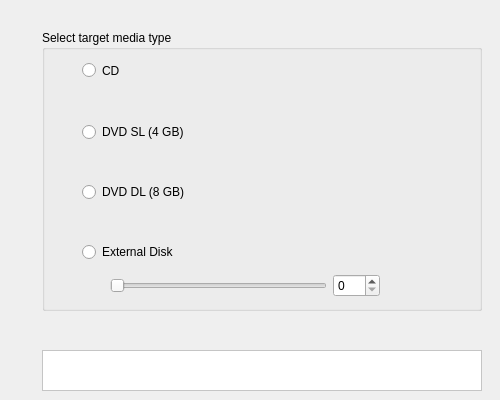
<ui version="4.0" >
 <class>widgetMedia</class>
 <widget class="QWidget" name="widgetMedia" >
  <property name="geometry" >
   <rect>
    <x>0</x>
    <y>0</y>
    <width>500</width>
    <height>400</height>
   </rect>
  </property>
  <property name="windowTitle" >
   <string>Select Media Type</string>
  </property>
  <widget class="QGroupBox" name="groupBox" >
   <property name="geometry" >
    <rect>
     <x>42</x>
     <y>30</y>
     <width>440</width>
     <height>281</height>
    </rect>
   </property>
   <property name="title" >
    <string>Select target media type</string>
   </property>
   <widget class="QRadioButton" name="radioCD" >
    <property name="geometry" >
     <rect>
      <x>40</x>
      <y>30</y>
      <width>251</width>
      <height>21</height>
     </rect>
    </property>
    <property name="text" >
     <string>CD</string>
    </property>
   </widget>
   <widget class="QRadioButton" name="radioSL" >
    <property name="geometry" >
     <rect>
      <x>40</x>
      <y>90</y>
      <width>251</width>
      <height>24</height>
     </rect>
    </property>
    <property name="text" >
     <string>DVD SL (4 GB)</string>
    </property>
   </widget>
   <widget class="QRadioButton" name="radioExternal" >
    <property name="geometry" >
     <rect>
      <x>40</x>
      <y>210</y>
      <width>251</width>
      <height>24</height>
     </rect>
    </property>
    <property name="text" >
     <string>External Disk</string>
    </property>
   </widget>
   <widget class="QRadioButton" name="radioDL" >
    <property name="geometry" >
     <rect>
      <x>40</x>
      <y>150</y>
      <width>251</width>
      <height>24</height>
     </rect>
    </property>
    <property name="text" >
     <string>DVD DL (8 GB)</string>
    </property>
   </widget>
   <widget class="QWidget" name="layoutWidget" >
    <property name="geometry" >
     <rect>
      <x>68</x>
      <y>240</y>
      <width>270</width>
      <height>32</height>
     </rect>
    </property>
    <layout class="QHBoxLayout" name="horizontalLayout" >
     <item>
      <widget class="QSlider" name="sliderSize" >
       <property name="maximum" >
        <number>500</number>
       </property>
       <property name="pageStep" >
        <number>10</number>
       </property>
       <property name="orientation" >
        <enum>Qt::Horizontal</enum>
       </property>
      </widget>
     </item>
     <item>
      <widget class="QSpinBox" name="spinSize" >
       <property name="readOnly" >
        <bool>false</bool>
       </property>
       <property name="maximum" >
        <number>500</number>
       </property>
       <property name="singleStep" >
        <number>10</number>
       </property>
      </widget>
     </item>
    </layout>
   </widget>
  </widget>
  <widget class="QFrame" name="frameError" >
   <property name="geometry" >
    <rect>
     <x>42</x>
     <y>350</y>
     <width>440</width>
     <height>41</height>
    </rect>
   </property>
   <property name="autoFillBackground" >
    <bool>false</bool>
   </property>
   <property name="styleSheet" >
    <string notr="true" >background-color: white; color: red;</string>
   </property>
   <property name="frameShape" >
    <enum>QFrame::StyledPanel</enum>
   </property>
   <property name="frameShadow" >
    <enum>QFrame::Raised</enum>
   </property>
   <widget class="QLabel" name="labelError" >
    <property name="geometry" >
     <rect>
      <x>20</x>
      <y>5</y>
      <width>400</width>
      <height>31</height>
     </rect>
    </property>
    <property name="text" >
     <string/>
    </property>
    <property name="alignment" >
     <set>Qt::AlignCenter</set>
    </property>
   </widget>
  </widget>
 </widget>
 <resources/>
 <connections>
  <connection>
   <sender>sliderSize</sender>
   <signal>sliderMoved(int)</signal>
   <receiver>spinSize</receiver>
   <slot>setValue(int)</slot>
   <hints>
    <hint type="sourcelabel" >
     <x>179</x>
     <y>332</y>
    </hint>
    <hint type="destinationlabel" >
     <x>298</x>
     <y>330</y>
    </hint>
   </hints>
  </connection>
  <connection>
   <sender>spinSize</sender>
   <signal>valueChanged(int)</signal>
   <receiver>sliderSize</receiver>
   <slot>setValue(int)</slot>
   <hints>
    <hint type="sourcelabel" >
     <x>300</x>
     <y>330</y>
    </hint>
    <hint type="destinationlabel" >
     <x>179</x>
     <y>332</y>
    </hint>
   </hints>
  </connection>
 </connections>
</ui>
